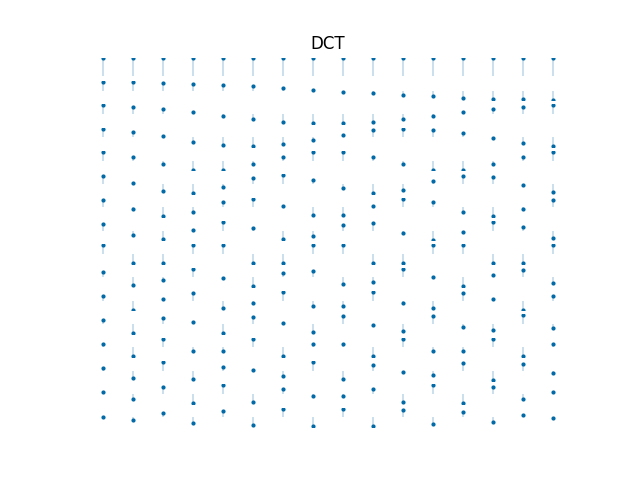

Python code for this plot:
import numpy as np
import matplotlib.pyplot as plt

from General.MyDisp import MyDisp

def dctmtx(N):
    k = np.arange(N).reshape(-1, 1)
    n = np.arange(N).reshape(1, -1)
    D = np.cos(np.pi * (2 * n + 1) * k / (2 * N))
    D[0, :] = D[0, :] / np.sqrt(2)
    return np.sqrt(2 / N) * D

# Parameters
NR = 16
NC = 1

# DCT matrix
DCT = dctmtx(NR)

# Display
plt.figure()
position = 1
Error = MyDisp(DCT, NR, NC, position, 'DCT')

# Print to file
plt.savefig('Figure63DCT.png')
plt.show()
